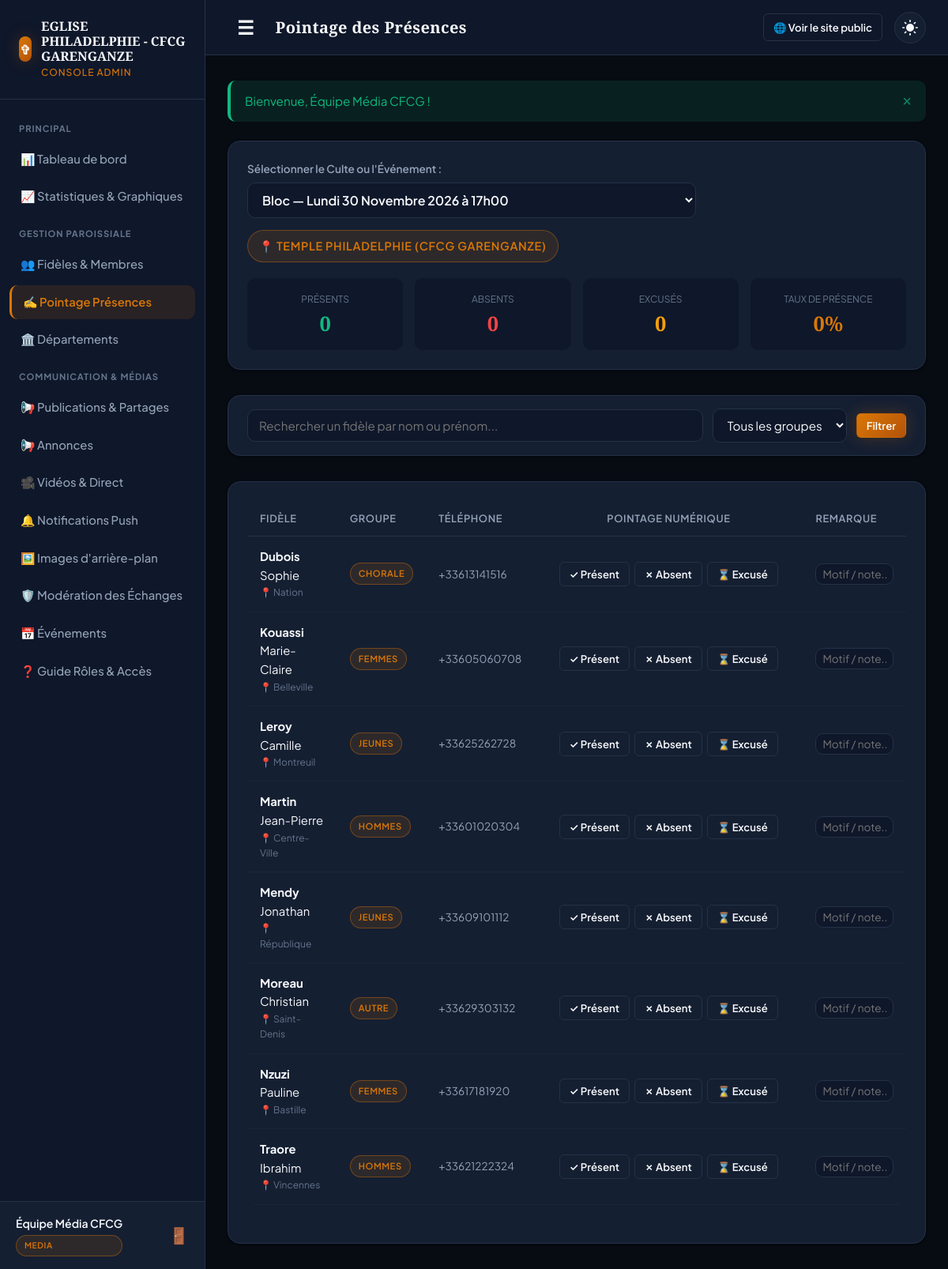
/admin/presences.php (signed in), run on the app's committed database.
### tables this page shows
CREATE TABLE `eglise` (
  `id` int NOT NULL AUTO_INCREMENT,
  `nom` varchar(150) NOT NULL,
  `slogan` varchar(200) DEFAULT NULL,
  `adresse` varchar(255) DEFAULT NULL,
  `telephone` varchar(30) DEFAULT NULL,
  `email` varchar(100) DEFAULT NULL,
  `logo` varchar(255) DEFAULT NULL,
  `a_propos` text,
  `facebook_url` varchar(255) DEFAULT NULL,
  `youtube_url` varchar(255) DEFAULT NULL,
  `tiktok_url` varchar(255) DEFAULT NULL,
  `whatsapp` varchar(30) DEFAULT NULL,
  PRIMARY KEY (`id`)
);

CREATE TABLE `evenements` (
  `id` int NOT NULL AUTO_INCREMENT,
  `categorie_id` int DEFAULT NULL,
  `titre` varchar(200) NOT NULL,
  `description` text,
  `lieu` varchar(200) DEFAULT NULL,
  `date_debut` datetime NOT NULL,
  `date_fin` datetime DEFAULT NULL,
  `recurrent` enum('aucun','hebdomadaire','mensuel','annuel') DEFAULT 'aucun',
  `affiche` varchar(255) DEFAULT NULL,
  `stream_id` int DEFAULT NULL,
  `statut` enum('brouillon','publie','annule') DEFAULT 'publie',
  `created_at` timestamp NULL DEFAULT CURRENT_TIMESTAMP,
  `updated_at` timestamp NULL DEFAULT CURRENT_TIMESTAMP ON UPDATE CURRENT_TIMESTAMP,
  PRIMARY KEY (`id`),
  KEY `categorie_id` (`categorie_id`),
  KEY `stream_id` (`stream_id`),
  KEY `idx_events_date` (`date_debut`),
  KEY `idx_events_statut_date` (`statut`,`date_debut`),
  CONSTRAINT `evenements_ibfk_1` FOREIGN KEY (`categorie_id`) REFERENCES `categories` (`id`) ON DELETE SET NULL,
  CONSTRAINT `evenements_ibfk_2` FOREIGN KEY (`stream_id`) REFERENCES `streams` (`id`) ON DELETE SET NULL
);

CREATE TABLE `fideles` (
  `id` int NOT NULL AUTO_INCREMENT,
  `nom` varchar(100) NOT NULL,
  `prenom` varchar(100) DEFAULT NULL,
  `sexe` enum('M','F') DEFAULT NULL,
  `date_naissance` date DEFAULT NULL,
  `telephone` varchar(30) DEFAULT NULL,
  `email` varchar(100) DEFAULT NULL,
  `quartier` varchar(100) DEFAULT NULL,
  `groupe` enum('jeunes','hommes','femmes','enfants','chorale','autre') DEFAULT 'autre',
  `token_push` varchar(255) DEFAULT NULL,
  `recoit_notifications` tinyint(1) DEFAULT '1',
  `statut` enum('actif','inactif','visiteur') DEFAULT 'actif',
  `created_at` timestamp NULL DEFAULT CURRENT_TIMESTAMP,
  `updated_at` timestamp NULL DEFAULT CURRENT_TIMESTAMP ON UPDATE CURRENT_TIMESTAMP,
  PRIMARY KEY (`id`),
  UNIQUE KEY `telephone` (`telephone`),
  KEY `idx_fideles_groupe` (`groupe`),
  KEY `idx_fideles_recoit_notifs` (`recoit_notifications`)
);

### admin/presences.php (the view, shortened to what the rows shown need)
<?php
require_once __DIR__ . '/../config/database.php';
require_once __DIR__ . '/../includes/functions.php';
require_once __DIR__ . '/../includes/db_helpers.php';
$eventId = isset($_GET['event_id']) ? (int)$_GET['event_id'] : 0;
$evenements = db()->query("
    SELECT id, titre, date_debut, lieu
    FROM evenements
    WHERE statut = 'publie'
    ORDER BY date_debut DESC LIMIT 15
")->fetchAll();
if ($eventId === 0 && !empty($evenements)) {
    $eventId = (int)$evenements[0]['id'];
}
$stmtCurEvent = db()->prepare("SELECT * FROM evenements WHERE id = ?");
$stmtCurEvent->execute([$eventId]);
$currentEvent = $stmtCurEvent->fetch();
$whereF = ["f.statut = 'actif'"];
$paramsF = [$eventId];
$whereFSql = implode(' AND ', $whereF);
$stmtPointage = db()->prepare("
    SELECT f.id as fidele_id, f.nom, f.prenom, f.groupe, f.telephone, f.quartier,
           COALESCE(p.statut, 'non_pointe') as presence_statut,
           p.remarque, p.date_pointage
    FROM fideles f
    LEFT JOIN presences p ON f.id = p.fidele_id AND p.evenement_id = ?
    WHERE $whereFSql
    ORDER BY f.nom ASC, f.prenom ASC
");
$stmtPointage->execute($paramsF);
$pointageList = $stmtPointage->fetchAll();
include __DIR__ . '/../templates/admin_header.php';
?>
<div class="card" style="margin-bottom: 2rem; padding: 1.5rem;">
    <div style="display: flex; justify-content: space-between; align-items: center; flex-wrap: wrap; gap: 15px; margin-bottom: 1.25rem;">
        <?php if ($currentEvent): ?>
            <div style="display: flex; gap: 12px; align-items: center;">
                <span class="badge badge-gold" style="font-size: 0.9rem; padding: 8px 14px;">
                    📍 <?= e($currentEvent['lieu'] ?? 'Temple') ?>
                </span>
            </div>
        <?php endif; ?>
    </div>
</div>
<div class="card">
    <div class="table-responsive">
        <table class="table">
            <thead>
                <tr>
                    <th>Fidèle</th>
                    <th>Groupe</th>
                    <th>Téléphone</th>
                    <th style="text-align: center; width: 340px;">Pointage Numérique</th>
                    <th>Remarque</th>
                </tr>
            </thead>
            <tbody>
                <?php foreach ($pointageList as $row): ?>
                    <tr id="row-fidele-<?= $row['fidele_id'] ?>">
                        <td>
                            <strong><?= e($row['nom']) ?></strong> <?= e($row['prenom'] ?? '') ?>
                            <?php if (!empty($row['quartier'])): ?>
                                <span style="font-size: 0.75rem; color: var(--text-muted); display: block;">📍 <?= e($row['quartier']) ?></span>
                            <?php endif; ?>
                        </td>
                        <td>
                            <span class="badge badge-gold" style="font-size: 0.7rem;">
                                <?= ucfirst(e($row['groupe'])) ?>
                            </span>
                        </td>
                        <td style="font-size: 0.85rem; color: var(--text-secondary);">
                            <?= e($row['telephone'] ?: '-') ?>
                        </td>
                        <td style="text-align: center;">
                            <div class="btn-group-presence" data-fidele="<?= $row['fidele_id'] ?>" style="display: inline-flex; gap: 6px;">
                                <button type="button" class="btn-pres btn btn-sm <?= $row['presence_statut'] === 'present' ? 'btn-primary' : 'btn-outline' ?>"
                                        data-statut="present" title="Présent au culte">
                                    ✓ Présent
                                </button>
                                <button type="button" class="btn-pres btn btn-sm <?= $row['presence_statut'] === 'absent' ? 'btn-danger' : 'btn-outline' ?>"
                                        data-statut="absent" title="Absent non excusé">
                                    ✗ Absent
                                </button>
                                <button type="button" class="btn-pres btn btn-sm <?= $row['presence_statut'] === 'excuse' ? 'badge-warning' : 'btn-outline' ?>"
                                        data-statut="excuse" title="Absent avec motif">
                                    ⌛ Excusé
                                </button>
                            </div>
                        </td>
                        <td>
                            <input type="text" class="form-control input-remarque" data-fidele="<?= $row['fidele_id'] ?>"
                                   placeholder="Motif / note..." value="<?= e($row['remarque'] ?? '') ?>"
                                   style="padding: 4px 8px; font-size: 0.85rem;">
                        </td>
                    </tr>
                <?php endforeach; ?>
            </tbody>
        </table>
    </div>
</div>
<?php include __DIR__ . '/../templates/admin_footer.php'; ?>

### templates/admin_sidebar.php (shortened to what the rows shown need)
<aside class="admin-sidebar" id="admin-sidebar">
    <a href="<?= ADMIN_URL ?>/index.php" class="sidebar-brand">
        <div class="brand-text">
            <span class="brand-title" style="font-size: 1rem;"><?= e($church['nom'] ?? 'Église App') ?></span>
            <span class="brand-subtitle">Console Admin</span>
        </div>
    </a>
</aside>

### data on the page
eglise: nom "EGLISE PHILADELPHIE - CFCG GARENGANZE"
evenements: lieu "TEMPLE PHILADELPHIE (CFCG GARENGANZE)"
fideles: nom "Dubois", prenom "Sophie", quartier "Nation", groupe "CHORALE", telephone "+33613141516"
fideles: nom "Kouassi", prenom "Marie-Claire", quartier "Belleville", groupe "FEMMES", telephone "+33605060708"
fideles: nom "Leroy", prenom "Camille", quartier "Montreuil", groupe "JEUNES", telephone "+33625262728"
fideles: nom "Martin", prenom "Jean-Pierre", quartier "Centre-Ville", groupe "HOMMES", telephone "+33601020304"
fideles: nom "Mendy", prenom "Jonathan", quartier "République", groupe "JEUNES", telephone "+33609101112"
fideles: nom "Moreau", prenom "Christian", quartier "Saint-Denis", groupe "AUTRE", telephone "+33629303132"
fideles: nom "Nzuzi", prenom "Pauline", quartier "Bastille", groupe "FEMMES", telephone "+33617181920"
fideles: nom "Traore", prenom "Ibrahim", quartier "Vincennes", groupe "HOMMES", telephone "+33621222324"

### other printed values
$currentUser['nom'] "Équipe Média CFCG"
$currentUser['role'] "MEDIA"
$adminHeaderTitle "Pointage des Présences"
$flash['message'] "Bienvenue, Équipe Média CFCG !"
$presentsCount "0"
$eventStats['total_absents'] "0"
$eventStats['total_excuses'] "0"
$tauxPresence "0"
form field value "Bloc — Lundi 30 Novembre 2026 à 17h00"
